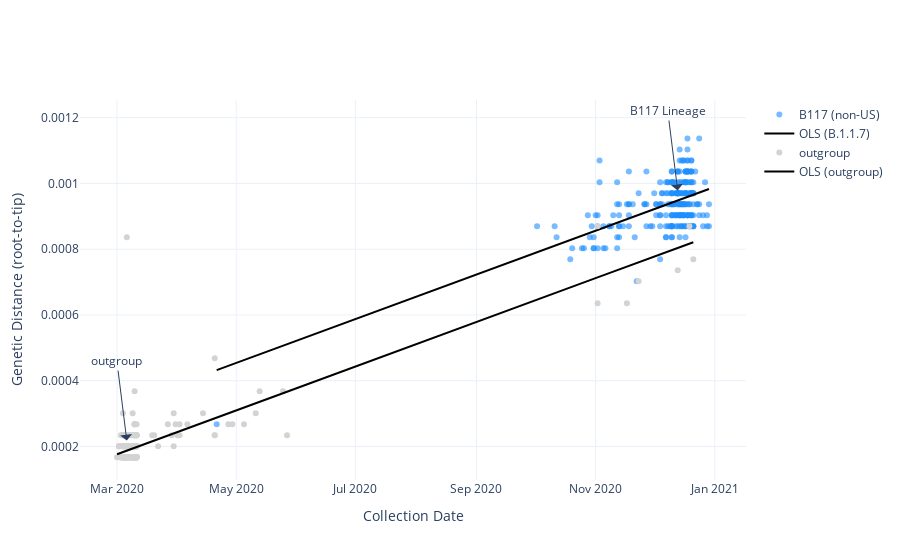

This figure's notebook cell:
### Code cell
def strain_nt_distance(data, feature, values, strain='B117', sample_sz=250):
    clock_rate = 8e-4
    data['mutation'] = data['gene'] + ':' + data['ref_aa'] + data['codon_num'].astype(str) + data['alt_aa']
    if feature=='pangolin_lineage':
        dists_df = create_lineage_data(data, feature, values, strain, sample_sz)
    elif feature=='mutation':
        dists_df = create_distance_data(data, set(values), name=strain, sample_sz=sample_sz)
    dists_df['num_subs'] = dists_df['mutations'].str.len() / 29904
    dists_df = dists_df[~dists_df['date'].isna()]
    dists_df.loc[:, 'date'] = pd.to_datetime(dists_df['date'], errors='coerce')
    dists_df['time'] = dists_df['date'].astype(str).apply(bv.decimal_date)
    b117_model = ols('num_subs ~ time', data=dists_df[dists_df['group']!='outgroup']).fit()
    b117_model.params['time'] = clock_rate
    b117_preds = dists_df[dists_df['group']!='outgroup'].copy()
    b117_model.params['Intercept'] = np.mean(b117_preds['num_subs'] - (clock_rate*b117_preds['time']))
    b117_preds.loc[:, 'predictions'] = b117_model.predict(b117_preds['time'])
    b117_n = int(b117_preds.shape[0] / 2)
    outgrp_model = ols('num_subs ~ time', 
                       data=dists_df[dists_df['group']=='outgroup']).fit()
    outgrp_model.params['time'] = clock_rate
    outgrp_preds = dists_df[dists_df['group']=='outgroup'].copy()
    outgrp_model.params['Intercept'] = np.mean(outgrp_preds['num_subs'] - (clock_rate*outgrp_preds['time']))
    outgrp_preds.loc[:, 'predictions'] = outgrp_model.predict(outgrp_preds['time'])
    outgrp_n = int(outgrp_preds.shape[0] / 3)
    fig = go.Figure(
        data=go.Scatter(y=dists_df[dists_df['group']==f'Lineage {strain} in US']['num_subs'], 
                                    x=dists_df[dists_df['group']==f'Lineage {strain} in US']['date'],
                                    name=f'{strain} (US)', mode='markers',
                                    hovertemplate =
                                    'Sample: %{text}',
                                    marker_color='rgba(220,20,60,.6)'))
    fig.add_trace(
        go.Scatter(y=dists_df[dists_df['group']==f'Lineage {strain}']['num_subs'], 
                   x=dists_df[dists_df['group']==f'Lineage {strain}']['date'],
                   mode='markers', marker_color='rgba(30,144,255,.6)', 
                   name=f'{strain} (non-US)'
                 ))
    fig.add_trace(go.Scatter(y=b117_preds['predictions'], 
                             x=b117_preds['date'], name='OLS (B.1.1.7)', 
                             mode='lines', line_color='rgba(0,0,0,1.)'))
    fig.add_annotation(x=b117_preds.iloc[b117_n]['date'], 
                       y=b117_preds.iloc[b117_n]['predictions'],
            text=f"{strain} Lineage",
            showarrow=True,
            arrowhead=1, yshift=10, arrowsize=2, ay=-80)
    fig.add_trace(
        go.Scatter(y=dists_df[dists_df['group']=='outgroup']['num_subs'], 
                   x=dists_df[dists_df['group']=='outgroup']['date'],
                   mode='markers', marker_color='rgb(211,211,211, .6)', 
                   name='outgroup'
                 ))
    fig.add_trace(go.Scatter(y=outgrp_preds['predictions'], 
                             x=outgrp_preds['date'], name='OLS (outgroup)', 
                             mode='lines', line_color='rgba(0,0,0,1.)'))
    fig.add_annotation(x=outgrp_preds.iloc[outgrp_n]['date'], 
                       y=outgrp_preds.iloc[outgrp_n]['predictions'],
            text=f"outgroup",
            showarrow=True,
            arrowhead=1, yshift=10, arrowsize=2, ay=-80)
    fig.update_layout(yaxis_title='Genetic Distance (root-to-tip)',
                      xaxis_title='Collection Date',
                      template='plotly_white', autosize=True)#, height=850,
    return fig
feature = 'mutation'
values=['S:N501Y']
fig = strain_nt_distance(gisaid, feature, values)
fig.show()

### Figure 1 — Plotly figure (JSON) as saved in the notebook; plotly's stock layout.template omitted (floating-point values rounded to 4 significant figures; data arrays with more than 128 entries replaced by an {"elided": "..."} marker saying what was removed)
{"data": [{"hovertemplate": "Sample: %{text}", "marker": {"color": "rgba(220,20,60,.6)"}, "mode": "markers", "name": "B117 (US)", "type": "scatter", "x": [], "y": []}, {"marker": {"color": "rgba(30,144,255,.6)"}, "mode": "markers", "name": "B117 (non-US)", "type": "scatter", "x": {"elided": "250 str values"}, "y": {"elided": "250 float values"}}, {"line": {"color": "rgba(0,0,0,1.)"}, "mode": "lines", "name": "OLS (B.1.1.7)", "type": "scatter", "x": {"elided": "250 str values"}, "y": {"elided": "250 float values"}}, {"marker": {"color": "rgb(211,211,211, .6)"}, "mode": "markers", "name": "outgroup", "type": "scatter", "x": {"elided": "250 str values"}, "y": {"elided": "250 float values"}}, {"line": {"color": "rgba(0,0,0,1.)"}, "mode": "lines", "name": "OLS (outgroup)", "type": "scatter", "x": {"elided": "250 str values"}, "y": {"elided": "250 float values"}}], "layout": {"annotations": [{"arrowhead": 1, "arrowsize": 2, "ay": -80, "showarrow": true, "text": "B117 Lineage", "x": "2020-12-13T00:00:00", "y": 0.0009481, "yshift": 10}, {"arrowhead": 1, "arrowsize": 2, "ay": -80, "showarrow": true, "text": "outgroup", "x": "2020-03-06T00:00:00", "y": 0.0001874, "yshift": 10}], "autosize": true, "xaxis": {"title": {"text": "Collection Date"}}, "yaxis": {"title": {"text": "Genetic Distance (root-to-tip)"}}}}
